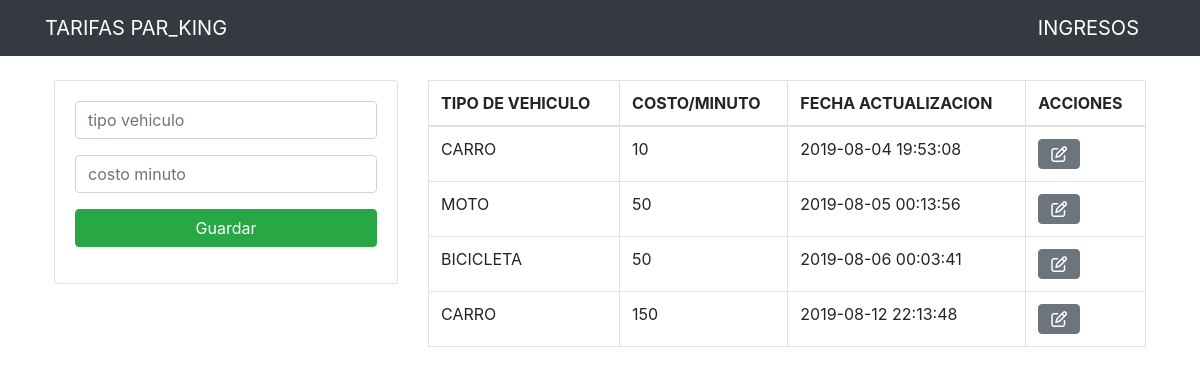
Page /parking-interfaz/tarifas.php on the committed database.
### tables this page shows
CREATE TABLE `tarifa` (
  `id` int(11) NOT NULL,
  `tipo` varchar(50) NOT NULL,
  `costo_minuto` varchar(11) NOT NULL,
  `fecha_modificacion` timestamp NOT NULL DEFAULT current_timestamp()
);

### parking-interfaz/tarifas.php (the view, shortened to what this page needs)
<?php include ("db.php") ?>
<?php include ("includes_tarifas/header_tarifas.php")?>
<div class="container p-4">
	<div class="row">
		<div class="col-md-4">
			<div class="card card-body">
				<form action="guardar_tarifas.php" method="POST">
					<div class="form-group">
						<input type="text" list="items" name="tipo" class="form-control" placeholder="tipo vehiculo" autofocus required>
					</div>
					<div class="form-group">
						<input type="text" name="costo_minuto" class="form-control" placeholder="costo minuto" autofocus required>
					</div>
					<input type="submit" class="btn btn-success btn-block" name="guardar" value="Guardar">
 				</form>
			</div>
		</div>
		<div class="col-md-8">
			<table class="table table-bordered">
				<thead>
					<tr>
						<th>TIPO DE VEHICULO</th>
						<th>COSTO/MINUTO</th>
						<th>FECHA ACTUALIZACION</th>
						<th>ACCIONES</th>
					</tr>
				</thead>
				<tbody>
					<?php
					 $query = "SELECT * FROM tarifa";
					 $result_tarifas = mysqli_query($conn, $query);
					 while($row = mysqli_fetch_array($result_tarifas)){ ?>
					 	<tr>
					 		<td><?php echo $row['tipo']?></td>
					 		<td><?php echo $row['costo_minuto']?></td>
					 		<td><?php echo $row['fecha_modificacion']?></td>
					 		<td>
					 			<a href="Editar_tarifas.php?id=<?php echo $row['id']?>" class="btn btn-secondary">
					 			<i class="far fa-edit"></i>
					 			</a>
					 		</td>
					 	</tr>
					 <?php } ?>
				</tbody>
			</table>
		</div>
	</div>
</div>
<?php include ("includes_tarifas/footer_tarifas.php")?>

### rows in the picture
tarifa: tipo "CARRO", costo_minuto "10", fecha_modificacion "2019-08-04 19:53:08"
tarifa: tipo "MOTO", costo_minuto "50", fecha_modificacion "2019-08-05 00:13:56"
tarifa: tipo "BICICLETA", costo_minuto "50", fecha_modificacion "2019-08-06 00:03:41"
tarifa: tipo "CARRO", costo_minuto "150", fecha_modificacion "2019-08-12 22:13:48"
